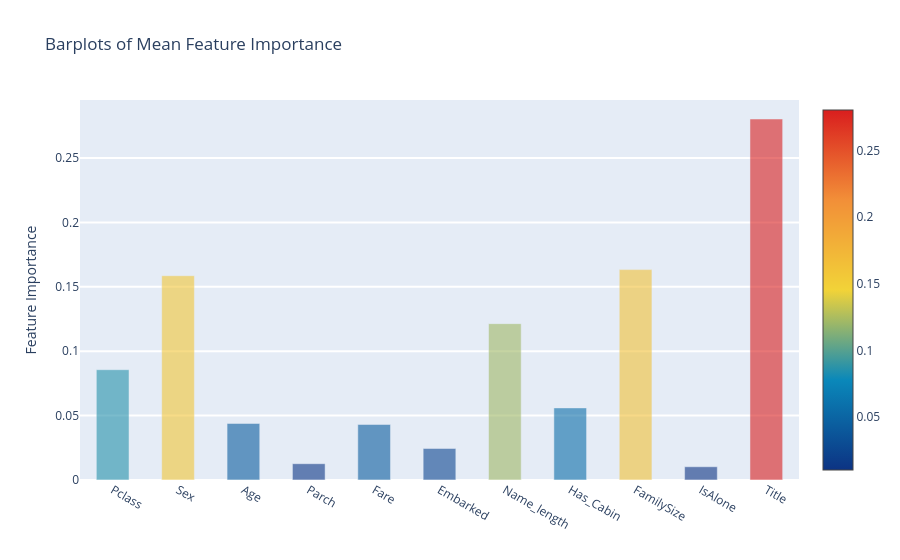

Notebook source saved alongside this figure:
### Markdown cell above
**Plotly Barplot of Average Feature Importances**

Having obtained the mean feature importance across all our classifiers, we can plot them into a Plotly bar plot as follows:

### Code cell
y = feature_dataframe["mean"].values
x = feature_dataframe["features"].values
data = [
    go.Bar(
        x=x,
        y=y,
        width=0.5,
        marker=dict(
            color=feature_dataframe["mean"].values,
            colorscale="Portland",
            showscale=True,
            reversescale=False,
        ),
        opacity=0.6,
    )
]

layout = go.Layout(
    autosize=True,
    title="Barplots of Mean Feature Importance",
    hovermode="closest",
    #     xaxis= dict(
    #         title= 'Pop',
    #         ticklen= 5,
    #         zeroline= False,
    #         gridwidth= 2,
    #     ),
    yaxis=dict(title="Feature Importance", ticklen=5, gridwidth=2),
    showlegend=False,
)
fig = go.Figure(data=data, layout=layout)
py.iplot(fig, filename="bar-direct-labels")

### Figure 1 — Plotly figure (JSON) as saved in the notebook; plotly's stock layout.template omitted (floating-point values rounded to 4 significant figures)
{"data": [{"marker": {"color": [0.08566, 0.1587, 0.04393, 0.01265, 0.04313, 0.02447, 0.1214, 0.056, 0.1634, 0.01029, 0.2804], "colorscale": [[0, "rgb(12,51,131)"], [0.25, "rgb(10,136,186)"], [0.5, "rgb(242,211,56)"], [0.75, "rgb(242,143,56)"], [1, "rgb(217,30,30)"]], "reversescale": false, "showscale": true}, "opacity": 0.6, "type": "bar", "width": 0.5, "x": ["Pclass", "Sex", "Age", "Parch", "Fare", "Embarked", "Name_length", "Has_Cabin", "FamilySize", "IsAlone", "Title"], "y": [0.08566, 0.1587, 0.04393, 0.01265, 0.04313, 0.02447, 0.1214, 0.056, 0.1634, 0.01029, 0.2804]}], "layout": {"autosize": true, "hovermode": "closest", "showlegend": false, "title": {"text": "Barplots of Mean Feature Importance"}, "yaxis": {"gridwidth": 2, "ticklen": 5, "title": {"text": "Feature Importance"}}}}
